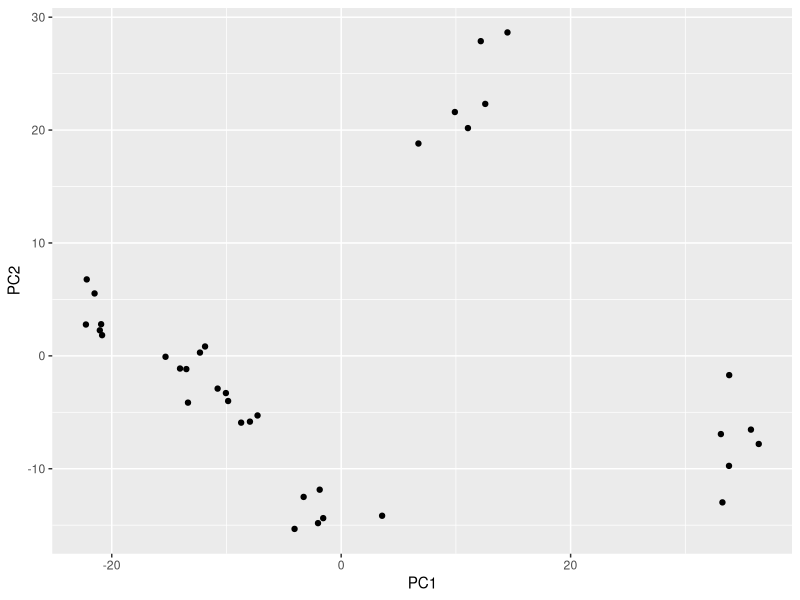
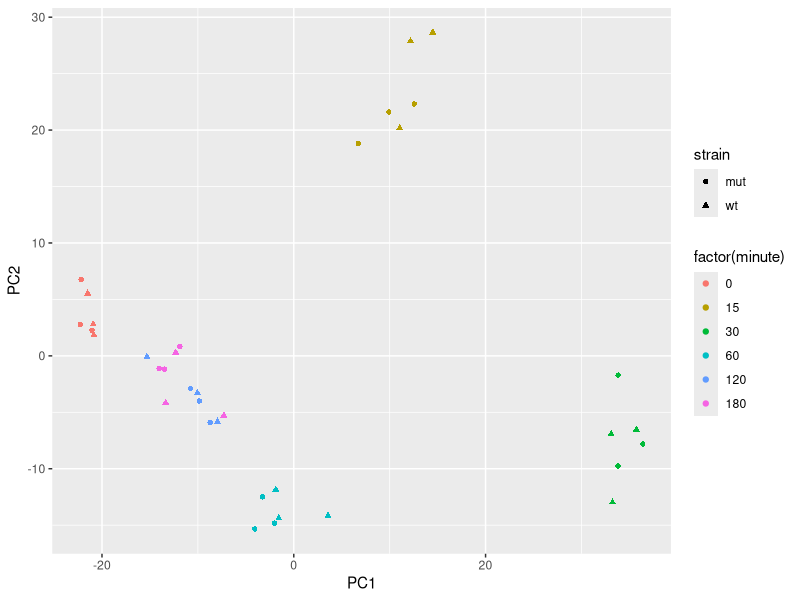
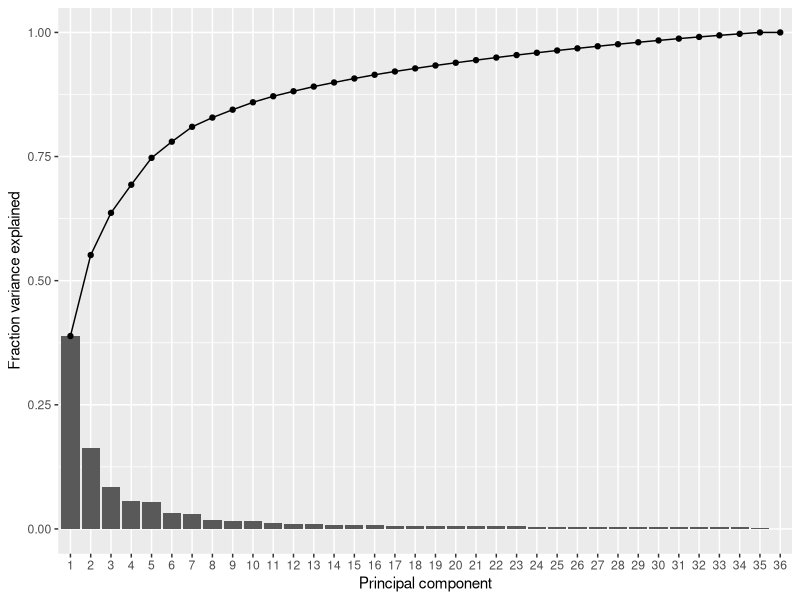
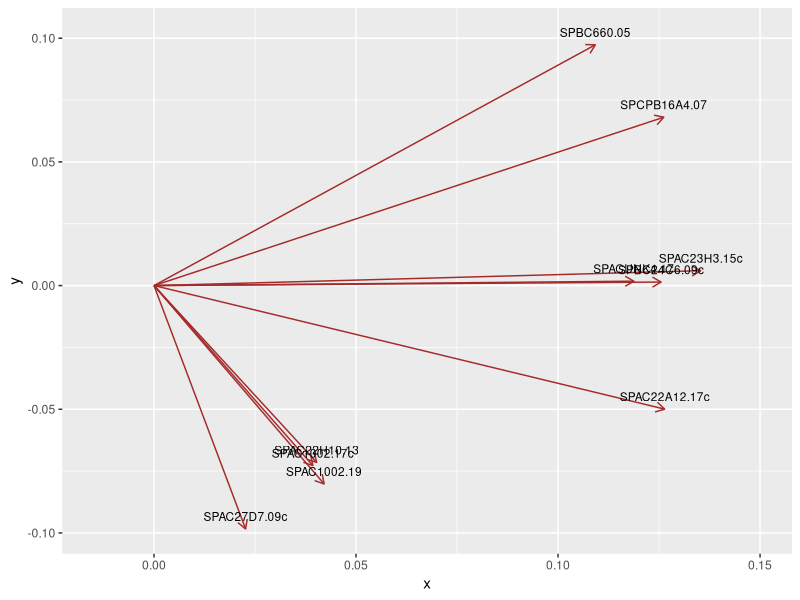
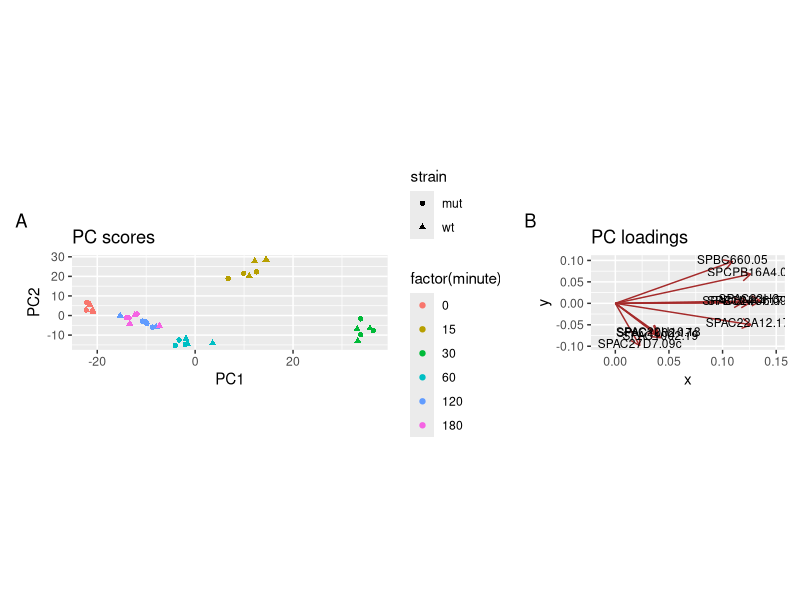
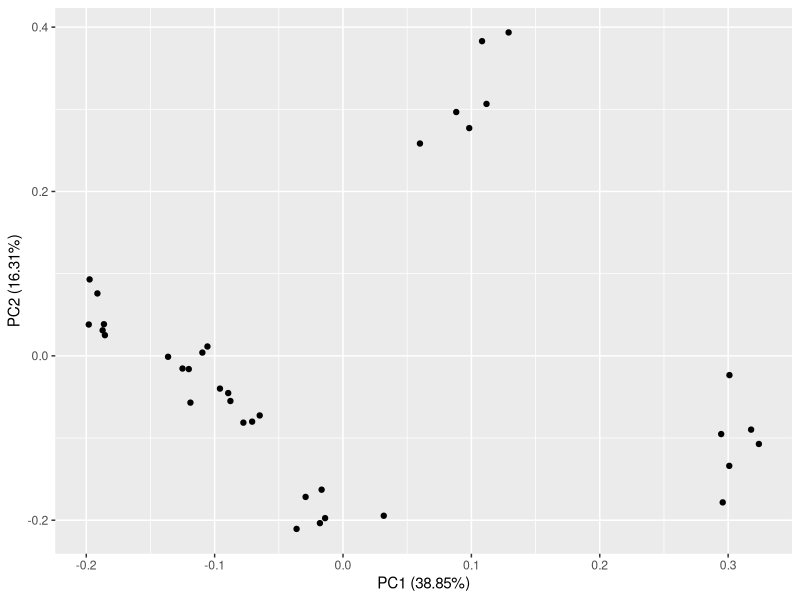
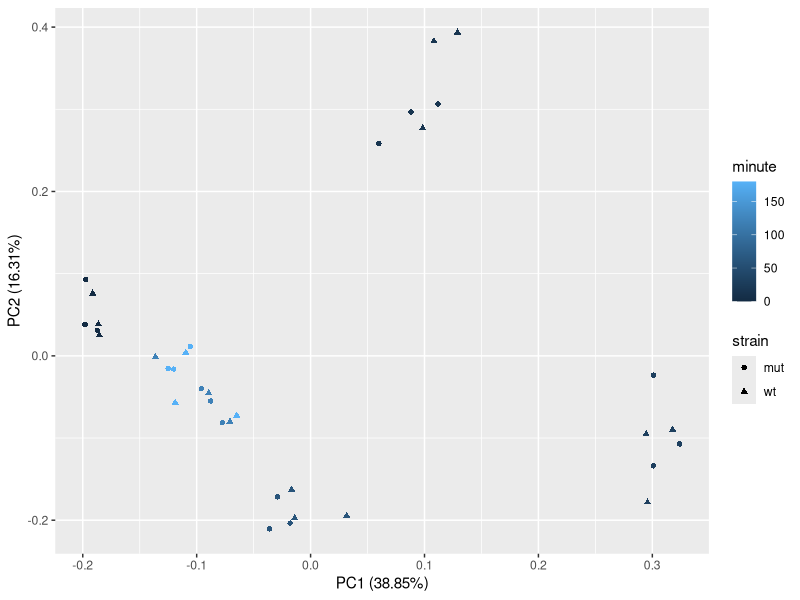

The R script that drew these images, in order:
## ---- chunk 1
knitr::opts_chunk$set(echo = TRUE, rows.print = 10)
## ---- chunk 2
##### setup ####

# load packages
library(tidyverse)

# read the data
trans_cts <- read_csv("./data/counts_transformed.csv")
sample_info <- read_csv("./data/sample_info.csv")
## ---- chunk 3
# Create a matrix from our table of counts
pca_matrix <- trans_cts %>% 
  # exclude the gene column
  select(-gene) %>% 
  # coerce to a matrix
  as.matrix()

# Assign row names to the matrix
rownames(pca_matrix) <- trans_cts$gene

# Transpose the matrix so that rows = samples and columns = variables
pca_matrix <- t(pca_matrix)

# Perform the PCA
sample_pca <- prcomp(pca_matrix)
## ---- chunk 4
# Look at the first 10 rows and first 5 columns of the matrix
pca_matrix[1:10, 1:5]
## ---- chunk 5
# Convert matrix to tibble
as_tibble(pca_matrix)
## ---- chunk 6
# Convert matrix to tibble - add colnames to a new column called "gene"
as_tibble(pca_matrix, rownames = "sample")
## ---- chunk 7
# The PC scores are stored in the "x" value of the prcomp object, which is a matrix
pc_scores <- sample_pca$x 

# Make PCA plot
pc_scores %>% 
  # convert it to a tibble retaining the sample names as a new column
  as_tibble(rownames = "sample") %>% 
  # create the plot
  ggplot(aes(x = PC1, y = PC2)) +
  geom_point()
## ---- chunk 8
# The PC scores are stored in the "x" value of the prcomp object, which is a matrix
pca_plot <- sample_pca$x %>% 
  # convert it to a tibble retaining the sample names as a new column
  as_tibble(rownames = "sample") %>% 
  # join with "sample_info" table 
  full_join(sample_info, by = "sample") %>% 
  # create the plot
  ggplot(aes(x = PC1, y = PC2, colour = factor(minute), shape = strain)) +
  geom_point()
pca_plot
## ---- chunk 9
library(broom)

# PC variances (eigen values)
tidy(sample_pca, matrix = "pcs")
## ---- chunk 10
tidy(sample_pca, matrix = "pcs") %>% 
  ggplot(aes(x = factor(PC))) +
  geom_col(aes(y = percent)) +
  geom_line(aes(y = cumulative, group = 1)) + 
  geom_point(aes(y = cumulative)) +
  labs(x = "Principal component", y = "Fraction variance explained")
## ---- chunk 11
# extract values
sample_pca$rotation %>% 
  # convert to a tibble
  as_tibble(rownames = "gene")
## ---- chunk 12
# variable loadings (eigen vectors) for genes that were used as variables in PCA
tidy(sample_pca, matrix = "variables")
## ---- chunk 13
top_genes <- sample_pca %>% 
  # extract variable (gene) loadings
  tidy(matrix = "variables") %>%  
  # retain only PC1 and PC2
  filter(PC %in% c(1, 2)) %>%
  # for each PC
  group_by(PC) %>%
  # sort descending value
  arrange(desc(abs(value))) %>%
  # take top 5 rows of each PC group
  slice(1:5) %>%
  # extract the column (gene name) from the table
  pull(column) %>%
  # retain unique gene names only
  unique()

top_genes
## ---- chunk 14
gene_loadings <- sample_pca$rotation %>% 
  as_tibble(rownames = "gene") %>% 
  filter(gene %in% top_genes)
## ---- chunk 15
loadings_plot <- ggplot(gene_loadings) +
  geom_segment(aes(x = 0, y = 0, xend = PC1, yend = PC2), 
               arrow = arrow(length = unit(0.1, "in")),
               colour = "brown") +
  geom_text(data = gene_loadings, 
            aes(x = PC1, y = PC2, label = gene),
            nudge_y = 0.005, size = 3) +
  scale_x_continuous(expand = c(0.02, 0.02))

loadings_plot
## ---- chunk 16
library(patchwork)
pca_plot + coord_fixed(ratio = 0.4) + labs(tag = "A", title = "PC scores") +
  loadings_plot + coord_fixed(ratio = 0.4) + labs(tag = "B", title = "PC loadings") +
  plot_layout(ncol = 2)
## ---- chunk 17
library(ggfortify)
autoplot(sample_pca)
## ---- chunk 18
autoplot(sample_pca, data = sample_info, colour = "minute", shape = "strain")
